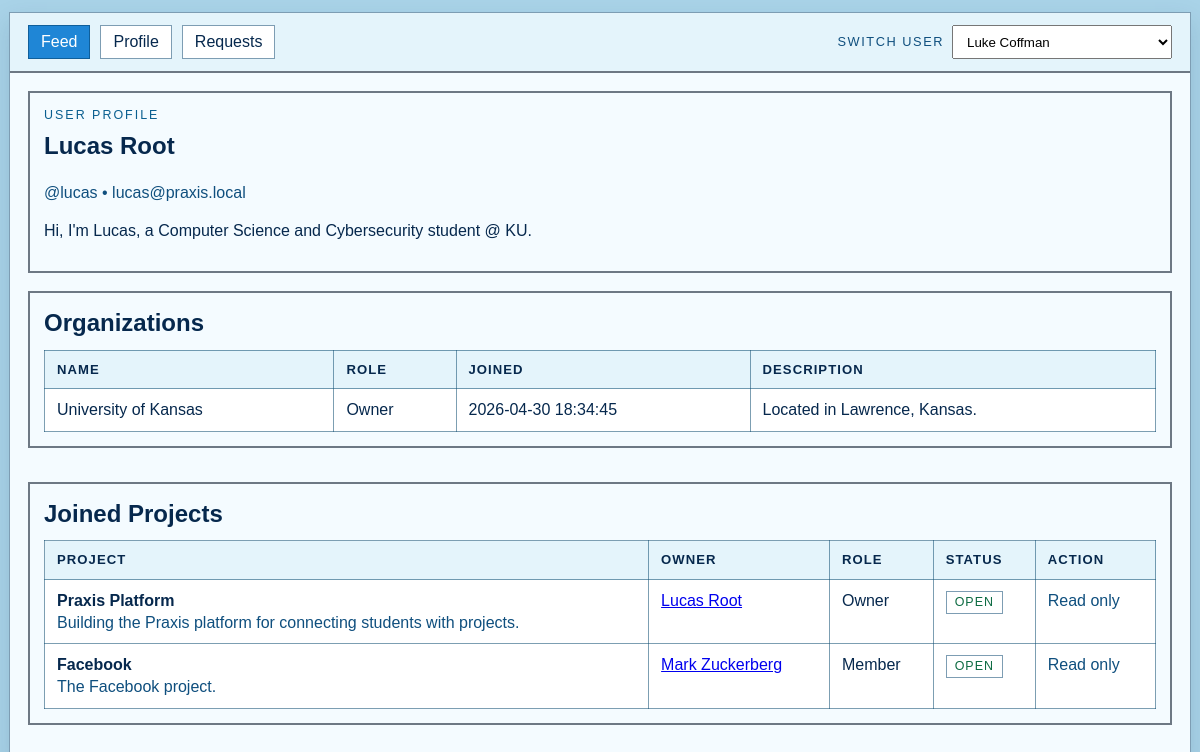
The app's page /profile.php?user_id=2 with its own data.
### tables this page shows
CREATE TABLE Users (
    id INT UNSIGNED NOT NULL AUTO_INCREMENT,
    handle VARCHAR(32) NOT NULL,
    display_name VARCHAR(100) NOT NULL,
    email VARCHAR(150) NOT NULL,
    major VARCHAR(100) NOT NULL,
    bio VARCHAR(255) NOT NULL DEFAULT '',
    created_at TIMESTAMP NOT NULL DEFAULT CURRENT_TIMESTAMP,
    PRIMARY KEY (id),
    UNIQUE KEY uq_users_handle (handle),
    UNIQUE KEY uq_users_email (email)
);

CREATE TABLE User_Organization (
    user_id INT UNSIGNED NOT NULL,
    organization_id INT UNSIGNED NOT NULL,
    role VARCHAR(60) NOT NULL DEFAULT 'Member',
    joined_at TIMESTAMP NOT NULL DEFAULT CURRENT_TIMESTAMP,
    PRIMARY KEY (user_id, organization_id),
    KEY idx_user_organization_organization_id (organization_id),
    CONSTRAINT fk_user_organization_user FOREIGN KEY (user_id) REFERENCES Users (id) ON DELETE CASCADE,
    CONSTRAINT fk_user_organization_organization FOREIGN KEY (organization_id) REFERENCES Organizations (id) ON DELETE CASCADE
);

CREATE TABLE Organizations (
    id INT UNSIGNED NOT NULL AUTO_INCREMENT,
    name VARCHAR(120) NOT NULL,
    description VARCHAR(255) NOT NULL DEFAULT '',
    created_at TIMESTAMP NOT NULL DEFAULT CURRENT_TIMESTAMP,
    PRIMARY KEY (id),
    UNIQUE KEY uq_organizations_name (name)
);

CREATE TABLE User_Project (
    user_id INT UNSIGNED NOT NULL,
    project_id INT UNSIGNED NOT NULL,
    role VARCHAR(60) NOT NULL DEFAULT 'Member',
    joined_at TIMESTAMP NOT NULL DEFAULT CURRENT_TIMESTAMP,
    PRIMARY KEY (user_id, project_id),
    KEY idx_user_project_project_id (project_id),
    CONSTRAINT fk_user_project_user FOREIGN KEY (user_id) REFERENCES Users (id) ON DELETE CASCADE,
    CONSTRAINT fk_user_project_project FOREIGN KEY (project_id) REFERENCES Projects (id) ON DELETE CASCADE
);

CREATE TABLE Projects (
    id INT UNSIGNED NOT NULL AUTO_INCREMENT,
    owner_user_id INT UNSIGNED NOT NULL,
    title VARCHAR(140) NOT NULL,
    summary VARCHAR(500) NOT NULL,
    status ENUM('open', 'closed') NOT NULL DEFAULT 'open',
    created_at TIMESTAMP NOT NULL DEFAULT CURRENT_TIMESTAMP,
    updated_at TIMESTAMP NOT NULL DEFAULT CURRENT_TIMESTAMP ON UPDATE CURRENT_TIMESTAMP,
    PRIMARY KEY (id),
    KEY idx_projects_owner_user_id (owner_user_id),
    KEY idx_projects_status (status),
    CONSTRAINT fk_projects_owner FOREIGN KEY (owner_user_id) REFERENCES Users (id) ON DELETE CASCADE
);

### db.php (called while the page is built, shortened)
<?php
function db_config(): array
{
    return [
        'host' => getenv('PRAXIS_DB_HOST') ?: '127.0.0.1',
        'port' => getenv('PRAXIS_DB_PORT') ?: '3306',
        'name' => getenv('PRAXIS_DB_NAME') ?: 'praxis',
        'user' => getenv('PRAXIS_DB_USER') ?: 'root',
        'pass' => getenv('PRAXIS_DB_PASS') ?: '',
    ];
}
function db(): PDO
{
    static $pdo = null;
    if ($pdo instanceof PDO) {
        return $pdo;
    }
    $config = db_config();
    $dsn = sprintf(
        'mysql:host=%s;port=%s;dbname=%s;charset=utf8mb4',
        $config['host'],
        $config['port'],
        $config['name']
    );
    try {
        $pdo = new PDO(
            $dsn,
            $config['user'],
            $config['pass'],
            [
                PDO::ATTR_ERRMODE => PDO::ERRMODE_EXCEPTION,
                PDO::ATTR_DEFAULT_FETCH_MODE => PDO::FETCH_ASSOC,
                PDO::ATTR_EMULATE_PREPARES => false,
            ]
        );
    } catch (PDOException $exception) {
        http_response_code(500);
        exit('Database connection failed. Import schema.sql and check your local MySQL settings.');
    }
    return $pdo;
}
function db_fetch_all(string $sql, array $params = []): array
{
    $statement = db()->prepare($sql);
    $statement->execute($params);
    return $statement->fetchAll();
}
function db_fetch_one(string $sql, array $params = []): ?array
{
    $statement = db()->prepare($sql);
    $statement->execute($params);
    $row = $statement->fetch();
    return $row === false ? null : $row;
}
function h(string $value): string
{
    return htmlspecialchars($value, ENT_QUOTES, 'UTF-8');
}
function current_user_id(): int
{
    $fallbackUser = db_fetch_one('SELECT id FROM Users ORDER BY id ASC LIMIT 1');
    return (int) $fallbackUser['id'];
}
function current_user(): array
{
    $user = db_fetch_one(
        'SELECT id, handle, display_name, email, major, bio FROM Users WHERE id = :id',
        ['id' => current_user_id()]
    );
    if ($user !== null) {
        return $user;
    }
    $fallbackUser = db_fetch_one('SELECT id, handle, display_name, email, major, bio FROM Users ORDER BY id ASC LIMIT 1');
    return $fallbackUser;
}

### profile.php (the view, shortened to what this page needs)
<?php
require_once __DIR__ . '/header.php';
$currentUserId = (int) $currentUser['id'];
$viewingUserId = (int) (filter_input(INPUT_GET, 'user_id', FILTER_VALIDATE_INT) ?? $currentUserId);
$isOwnProfile = $viewingUserId === $currentUserId;
$viewedUser = db_fetch_one('SELECT * FROM Users WHERE id = :user_id', ['user_id' => $viewingUserId]);
$organizations = db_fetch_all(
    <<<SQL
    SELECT
        o.id,
        o.name,
        o.description,
        uo.role,
        uo.joined_at
    FROM User_Organization uo
    JOIN Organizations o ON o.id = uo.organization_id
    WHERE uo.user_id = :user_id
    ORDER BY o.name ASC
    SQL,
    ['user_id' => $viewingUserId]
);
$joinedProjects = db_fetch_all(
    <<<SQL
    SELECT
        p.id,
        p.title,
        p.summary,
        p.status,
        p.owner_user_id,
        up.role,
        up.joined_at,
        owner.display_name AS owner_name
    FROM User_Project up
    JOIN Projects p ON p.id = up.project_id
    JOIN Users owner ON owner.id = p.owner_user_id
    WHERE up.user_id = :user_id
    ORDER BY p.created_at DESC, p.id DESC
    SQL,
    ['user_id' => $viewingUserId]
);
?>
<section class="panel">
    <p class="section-label"><?php echo $isOwnProfile ? 'YOUR PROFILE' : 'USER PROFILE'; ?></p>
    <h2><?php echo h($viewedUser['display_name']); ?></h2>
    <p class="muted">@<?php echo h($viewedUser['handle']); ?> • <?php echo h($viewedUser['email']); ?></p>
    <p><?php echo h($viewedUser['bio']); ?></p>
</section>
<section class="stack">
    <div class="table-wrap">
        <h2 class="section-title">Organizations</h2>
        <table>
            <thead>
                <tr>
                    <th>Name</th>
                    <th>Role</th>
                    <th>Joined</th>
                    <th>Description</th>
                </tr>
            </thead>
            <tbody>
                <?php if ($organizations === []): ?>
                    <tr>
                        <td colspan="4" class="empty-state">This session user is not linked to any organizations.</td>
                    </tr>
                <?php else: ?>
                    <?php foreach ($organizations as $organization): ?>
                        <tr>
                            <td><?php echo h($organization['name']); ?></td>
                            <td><?php echo h($organization['role']); ?></td>
                            <td><?php echo h((string) $organization['joined_at']); ?></td>
                            <td><?php echo h($organization['description']); ?></td>
                        </tr>
                    <?php endforeach; ?>
                <?php endif; ?>
            </tbody>
        </table>
    </div>
    <div class="table-wrap">
        <h2 class="section-title">Joined Projects</h2>
        <table>
            <thead>
                <tr>
                    <th>Project</th>
                    <th>Owner</th>
                    <th>Role</th>
                    <th>Status</th>
                    <th>Action</th>
                </tr>
            </thead>
            <tbody>
                <?php if ($joinedProjects === []): ?>
                    <tr>
                        <td colspan="5" class="empty-state">This session user has not joined any projects.</td>
                    </tr>
                <?php else: ?>
                    <?php foreach ($joinedProjects as $project): ?>
                        <tr>
                            <td>
                                <strong><?php echo h($project['title']); ?></strong><br>
                                <span class="muted"><?php echo h($project['summary']); ?></span>
                            </td>
                                <td><a href="profile.php?user_id=<?php echo (int) $project['owner_user_id']; ?>"><?php echo h($project['owner_name']); ?></a></td>
                            <td><?php echo h($project['role']); ?></td>
                            <td><span class="status <?php echo h($project['status']); ?>"><?php echo h($project['status']); ?></span></td>
                            <td>
                                <?php if ((int) $project['owner_user_id'] === $currentUserId): ?>
                                    <form class="inline-form" method="post" action="update_status.php">
                                        <input type="hidden" name="project_id" value="<?php echo h((string) $project['id']); ?>">
                                        <input type="hidden" name="return_to" value="profile.php">
                                        <button type="submit"><?php echo $project['status'] === 'open' ? 'Close' : 'Reopen'; ?></button>
                                    </form>
                                <?php else: ?>
                                    <span class="muted">Read only</span>
                                <?php endif; ?>
                            </td>
                        </tr>
                    <?php endforeach; ?>
                <?php endif; ?>
            </tbody>
        </table>
    </div>
</section>
</main>
</div>
</body>
</html>

### style.css (style rules this page uses)
:root { color-scheme: light; --bg: #a9d3e8; --panel: #f4fbff; --panel-alt: #e4f4fb; --text: #06284d; --text-soft: #0f4f7e; --border: #7d9db3; --border-soft: #a6bfd0; --accent: #0a5f90; --danger: #d84343; --shadow: rgba(20, 58, 88, 0.15); }
* { box-sizing: border-box; }
html, body { min-height: 100%; }
body { margin: 0; background: var(--bg); color: var(--text); font-family: Tahoma, Verdana, Arial, sans-serif; line-height: 1.35; }
.navbar, .content, .panel, .table-wrap, .empty-state { border: 2px solid #6d7884; }
.section-label { margin: 0 0 6px; letter-spacing: 0.16em; text-transform: uppercase; font-size: 0.78rem; color: var(--accent); }
h2, h3, p { margin-top: 0; }
.panel, .table-wrap, .empty-state { margin-bottom: 18px; padding: 14px; background: var(--panel); color: var(--text); }
.panel-title, .section-title { margin-bottom: 10px; color: var(--text); }
.table-wrap { overflow-x: auto; }
table { width: 100%; border-collapse: collapse; min-width: 720px; }
th, td { border: 1px solid rgba(18, 79, 116, 0.55); padding: 10px 12px; vertical-align: top; }
th { background: var(--panel-alt); color: var(--text); text-align: left; text-transform: uppercase; letter-spacing: 0.08em; font-size: 0.82rem; }
tbody tr:nth-child(even) td { background: rgba(255, 255, 255, 0.55); }
.status { display: inline-block; padding: 2px 8px; border: 1px solid var(--border); text-transform: uppercase; letter-spacing: 0.08em; font-size: 0.78rem; background: #fff; color: var(--text); }
.status.open { color: #0d6b42; }
.muted { color: var(--text-soft); }
.stack { display: grid; gap: 16px; }
.table-wrap table { background: #fff; }

### records on screen
users: display_name "Lucas Root", handle "lucas", email "lucas@praxis.local", bio "Hi, I'm Lucas, a Computer Science and Cybersecurity student @ KU."
user_organization: organization.name "University of Kansas", role "Owner", joined_at "2026-04-30 18:34:45", organization.description "Located in Lawrence, Kansas."
user_project: project.title "Praxis Platform", project.summary "Building the Praxis platform for connecting students with projects.", user.display_name "Lucas Root", role "Owner", project.status "OPEN"
user_project: project.title "Facebook", project.summary "The Facebook project.", users.display_name "Mark Zuckerberg", role "Member", project.status "OPEN"

### other values on screen
form field user_id "Luke Coffman"
